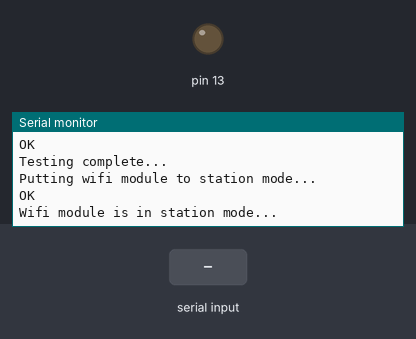
This sketch was run on a simulated Arduino Uno, built with avr-gcc and run on an emulated ATmega328P. Shown: output pins drawn as LEDs (lit = HIGH), the last lines printed to the serial monitor. Inputs (shaded band) come from the test bench. The local clock reads 2024-03-15 10:24:30 at power-on unless the sketch sets it; the modem accepts every AT command (registered, SIM ready, sends succeed) and sends nothing else.

Above: at 9.8 s.
9.9 s: "#" received over the second serial link
13.5 s: "90,45\n" received over the second serial link
At 14.8 s:
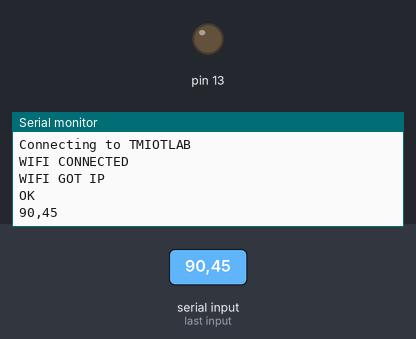
16.2 s: "5\n" received over the second serial link
At 18.9 s:
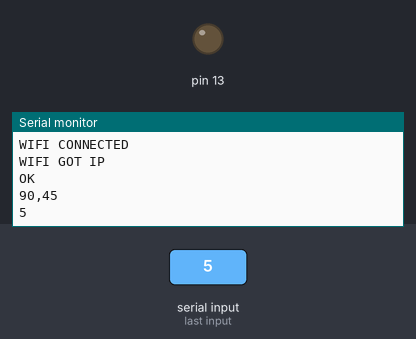

Measured:
- after the input at 13.5 s, the serial monitor: prints a new line after 0.61 s (image 1)
- after the input at 16.2 s, the serial monitor: prints a new line after 1.9 s (image 2)

The sketch:

ClockAndESP.ino
```cpp
#include<Wire.h>
#include<DS3231.h>
#include<SoftwareSerial.h>
RTClib realTimeClock;
DS3231 clock;
SoftwareSerial wifi(6,7);
char requestBuffer[201];
char response[201];
char x;
int i;
void setup() {
  // put your setup code here, to run once:
  delay(5000);
  pinMode(13,OUTPUT);
  Wire.begin();
  Serial.begin(9600);
  Serial.println("Setting up wifi...");
  wifi.begin(9600);
  while(!wifi);
  Serial.println("Wifi module initialized...");
  Serial.println("Wifi testing...");
  wifi.print("AT\r\n");
  delay(2000);
  while(wifi.available()) Serial.print((char)wifi.read());
  Serial.println("Testing complete...");
  Serial.println("Putting wifi module to station mode...");
  wifi.print("AT+CWMODE=1\r\n");
  delay(2000);
  while(wifi.available()) Serial.print((char)wifi.read());
  Serial.println("Wifi module is in station mode...");
  delay(1000);
  Serial.println("Disconnecting from AP");
  wifi.print("AT+CWQAP\r\n");
  delay(2000);
  while(wifi.available()) Serial.print((char)wifi.read());
  Serial.println("Now wifi is not connected to any AP...");
  Serial.println("Connecting to TMIOTLAB");
  wifi.print("AT+CWJAP_CUR=\"Aishu\",\"aishwary\"\r\n");
  x=1;
  while(x<=5)
  {
    delay(2000);
    while(wifi.available()) Serial.print((char)wifi.read());
    x++;
  }
  Serial.println("Connected to TMIOTLAB");
  Serial.println("Connecting to IOTServer");
  wifi.print("AT+CIPSTART=\"TCP\",\"192.168.43.22\",5050\r\n");
  delay(5000);
  while(wifi.available()) Serial.print((char)wifi.read());
  Serial.println("Connected to IOTServer...");
  Serial.println("Sending clock module data to IOTServer....");
  DateTime today=realTimeClock.now();
  String day(today.day());
  String month(today.month());
  String year(today.year());
  String hour(today.hour());
  String minute(today.minute());
  String second(today.second());
  String request=day+","+month+","+year+","+hour+","+minute+","+second+"#";
  int requestLength=request.length();
  Serial.print("Request  -> ");
  Serial.println(request);
  Serial.print("Request Length -> ");
  Serial.println(requestLength);
  sprintf(requestBuffer,"AT+CIPSEND=%d\r\n",requestLength);
  wifi.print(requestBuffer);
  delay(2000);
  while(wifi.available()) Serial.print((char)wifi.read());
  wifi.print(request);
  Serial.println("Asking for response...");
  delay(3000);
  if(!wifi.find((char *)"+IPD,"))
  {
    while(wifi.available()) wifi.read();
    return;
  }
  while(wifi.available() && wifi.read()!=':');
  i=0;
  Serial.println("Reading response...");
  while(wifi.available() && i<200)
  {
    x=(char) wifi.read();
    if(x=='#') break;
    response[i]=x;
    i++;
  }
  response[i]='\0';
  Serial.print("Response arrived -> ");
  Serial.println(response);
  if(i<=2)
  {
    //All ok...
    for(int i=0;i<2;i++)
    {
      digitalWrite(13,HIGH);
      delay(2000);
      digitalWrite(13,LOW);
      delay(1000);
    }
  }
  else
  {
    int day=((response[0]-'0')*10)+(response[1]-'0');
    int month=((response[3]-'0')*10)+(response[4]-'0');
    int year=((response[6]-'0')*1000)+(response[7]-'0')+((response[8]-'0')*10)+(response[9]-'0');
    int hour=(response[11]-'0')*10+response[12];
    int minute=(response[14]-'0')*10+response[15];
    int second=(response[17]-'0')*10+response[18];
    clock.setClockMode(true);
    clock.setYear((byte)year);
    clock.setMonth((byte)month);
    clock.setDate((byte)day);
    clock.setHour((byte)hour);
    clock.setMinute((byte)minute);
    clock.setSecond((byte)second);
    Serial.println("Blinking LED for date time updation...");
    for(int i=0;i<4;i++)
    {
      digitalWrite(13,HIGH);
      delay(2000);
      digitalWrite(13,LOW);
      delay(1000);
    }
  }
  /*
  clock.setClockMode(false);
  clock.setYear((byte)20);
  clock.setMonth((byte)12);
  clock.setDate((byte)1);
  clock.setHour((byte)19);
  clock.setMinute((byte)57);
  clock.setSecond((byte)55);
  */
}

void loop() {
}
```
